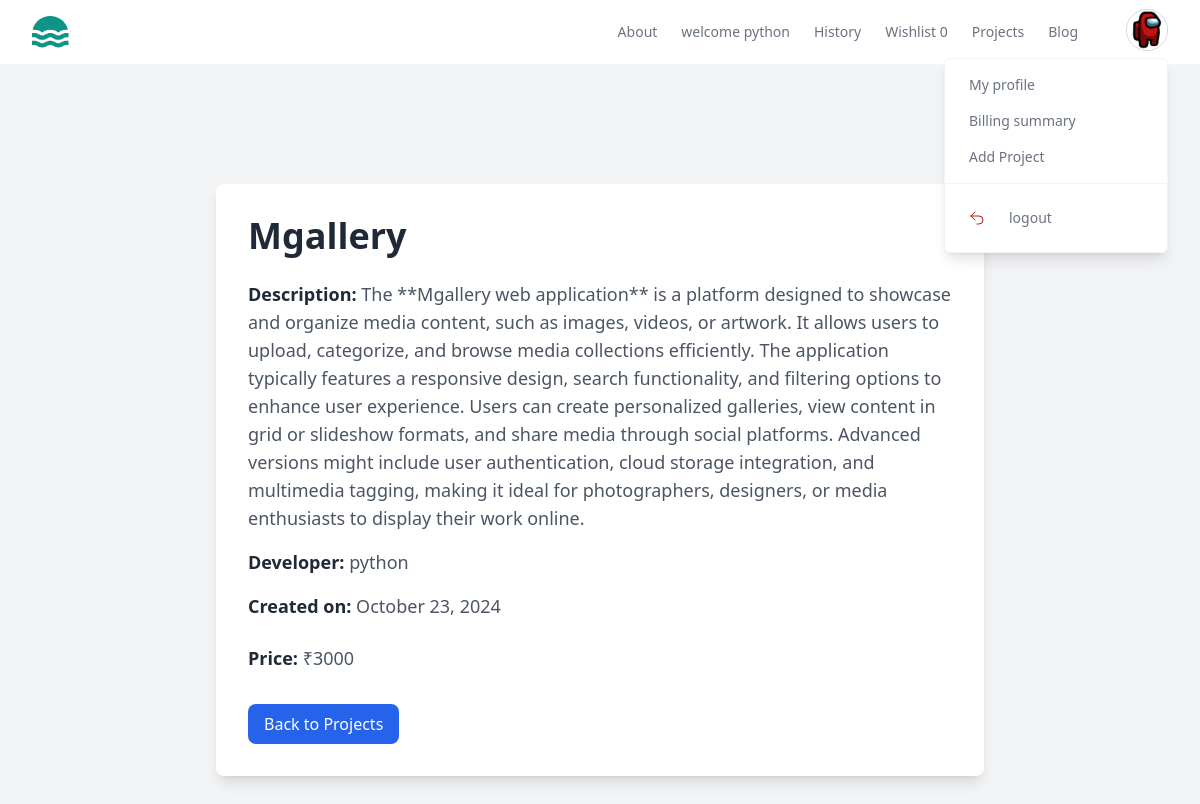
The page /project/12/view (signed in) on the database its author committed.
### store/models.py (models this page shows, shortened)
class BaseModel(models.Model):
    created_date=models.DateTimeField(auto_now_add=True)
    updated_date=models.DateTimeField(auto_now=True)
    is_active=models.BooleanField(default=True)

class UserProfile(BaseModel):
    bio=models.CharField(max_length=200,null=True)
    profile_picture=models.ImageField(upload_to="profilepictures",null=True,blank=True,default="profilepictures/default.png")
    phone=models.CharField(max_length=200)
    owner=models.OneToOneField(User,on_delete=models.CASCADE,related_name="profile")

class Project(BaseModel):
    title=models.CharField(max_length=200)
    description=models.TextField()
    preview_image=models.ImageField(upload_to="previewimages",null=True,blank=True)
    price=models.PositiveIntegerField()
    developer=models.ForeignKey(User,on_delete=models.CASCADE)
    files=models.FileField(upload_to="projects",null=True,blank=True)
    tag_objects=models.ManyToManyField(Tag,null=True)
    thumbnail=EmbedVideoField()

class BaseModel(models.Model):
    created_date=models.DateTimeField(auto_now_add=True)
    updated_date=models.DateTimeField(auto_now=True)
    is_active=models.BooleanField(default=True)

### store/views.py (the view)
# urls.py: path('project/<int:pk>/view',views.ProjectViewMore.as_view(), name='project-view-more'),
class ProjectViewMore(View):
    template_name = "project_view_more.html"
    def get(self, request, *args, **kwargs):
        id = kwargs.get("pk")
        project_object = Project.objects.get(id=id)
        return render(request, self.template_name, {"p": project_object})

### store/context_processor.py (called while the page is built)
def wishlist_item_count(request):
    count=0
    if request.user.is_authenticated:
        count=request.user.basket.basket_item.filter(is_order_placed=False).count()
    return {"cartitem_count":count}

### store/templates/project_view_more.html (shortened to what this page needs)
{% extends 'base.html' %}
{% load embed_video_tags %}
{% block main_block %}
<div class="bg-gray-100 min-h-screen pt-20">
    <div class="max-w-3xl mx-auto bg-white shadow-lg rounded-lg overflow-hidden p-8 mt-10">
        <h1 class="text-4xl font-bold text-gray-800 mb-6">{{ p.title }}</h1>
        <div class="mb-4">
            <p class="text-lg text-gray-600">
                <strong class="font-semibold text-gray-800">Description:</strong> {{ p.description }}
            </p>
        </div>
        <div class="mb-4">
            <p class="text-lg text-gray-600">
                <strong class="font-semibold text-gray-800">Developer:</strong> {{ p.developer.username }}
            </p>
        </div>
        <div class="mb-6">
            <p class="text-lg text-gray-600">
                <strong class="font-semibold text-gray-800">Created on:</strong> {{ p.created_date|date:"F d, Y" }}
            </p>
        </div>
        <div class="mb-6">
            <p class="text-lg text-gray-600">
                <strong class="font-semibold text-gray-800">Price:</strong> ₹{{ p.price }}
            </p>
        </div>
        <div class="flex justify-between mt-8">
            <a href="{% url 'index' %}"
               class="text-white bg-blue-600 hover:bg-blue-500 font-medium py-2 px-4 rounded-lg">
                Back to Projects
            </a>
        </div>
    </div>
</div>
{% endblock %}

### store/templates/base.html (shortened to what this page needs)
<!DOCTYPE html>
<html lang="en">
<head>
    <script src="https://cdn.tailwindcss.com"></script>
</head>
<body>
    <header class="bg-white">
        <div class="mx-auto max-w-screen-xl px-4 sm:px-6 lg:px-8">
          <div class="flex h-16 items-center justify-between">
            <div class="flex-1 md:flex md:items-center md:gap-12">
              <a class="block text-teal-600" href="#">
              </a>
            </div>
            <div class="md:flex md:items-center md:gap-12">
              <nav aria-label="Global" class="hidden md:block">
                <ul class="flex items-center gap-6 text-sm">
                  <li>
                    <a class="text-gray-500 transition hover:text-gray-500/75" href="#"> About </a>
                  </li>
                  <li>
                    <a class="text-gray-500 transition hover:text-gray-500/75" href="#"> welcome {{request.user}} </a>
                  </li>
                  <li>
                    <a class="text-gray-500 transition hover:text-gray-500/75" href="#"> History </a>
                  </li>
                  <li>
                    <a class="text-gray-500 transition hover:text-gray-500/75" href="{%url 'my-wishlist' %}"> Wishlist {{cartitem_count}}</a>
                  </li>
                  <li>
                    <a class="text-gray-500 transition hover:text-gray-500/75" href="{%url 'my-work'%}"> Projects </a>
                  </li>
                  <li>
                    <a class="text-gray-500 transition hover:text-gray-500/75" href="#"> Blog </a>
                  </li>
                </ul>
              </nav>
              <div class="hidden md:relative md:block">
                <button
                  type="button"
                  class="overflow-hidden rounded-full border border-gray-300 shadow-inner"
                >
                  <img
                    src="{{request.user.profile.profile_picture.url}}"
                    alt=""
                    class="size-10 object-cover"
                  />
                </button>
                <div
                  class="absolute end-0 z-10 mt-0.5 w-56 divide-y divide-gray-100 rounded-md border border-gray-100 bg-white shadow-lg"
                  role="menu"
                >
                  <div class="p-2">
                    <a
                      href="{%url 'profile-edit'%}"
                      class="block rounded-lg px-4 py-2 text-sm text-gray-500 hover:bg-gray-50 hover:text-gray-700"
                      role="menuitem"
                    >
                      My profile
                    </a>
                    <a
                      href="#"
                      class="block rounded-lg px-4 py-2 text-sm text-gray-500 hover:bg-gray-50 hover:text-gray-700"
                      role="menuitem"
                    >
                      Billing summary
                    </a>
                    <a
                      href="{%url 'project-add'%}"
                      class="block rounded-lg px-4 py-2 text-sm text-gray-500 hover:bg-gray-50 hover:text-gray-700"
                      role="menuitem"
                    >
                      Add Project
                    </a>
                  </div>
                  <div class="p-2">
                    <form method="POST" action="#">
                      <button
                        type="submit"
                        class="flex w-full items-center gap-2 rounded-lg px-4 py-2 text-sm text-red-700 hover:bg-red-50"
                        role="menuitem"
                      >
                        <svg
                          xmlns="http://www.w3.org/2000/svg"
                          fill="none"
                          viewBox="0 0 24 24"
                          stroke-width="1.5"
                          stroke="currentColor"
                          class="size-4"
                        >
                          <path
                            stroke-linecap="round"
                            stroke-linejoin="round"
                            d="M9 15 3 9m0 0 6-6M3 9h12a6 6 0 0 1 0 12h-3"
                          />
                        </svg>
                        <a
                      href="{%url 'signout'%}"
                      class="block rounded-lg px-4 py-2 text-sm text-gray-500 hover:bg-gray-50 hover:text-gray-700"
                      role="menuitem"
                    >
                      logout
                    </a>
                      </button>
                    </form>
                  </div>
                </div>
              </div>
            </div>
          </div>
        </div>
      </header>
    {%block main_block%}
    {%endblock%}
</body>
</html>

### rows shown on the page
Project: title "Mgallery", description "The **Mgallery web application** is a platform designed to showcase and organize media content, such as images, videos, or artwork. It allows users to upload, categorize, and browse media collections efficiently. The application typically features a responsive design, search functionality, and filtering options to enhance user experience. Users can create personalized galleries, view content in grid or slideshow formats, and share media through social platforms. Advanced versions might include user authentication, cloud storage integration, and multimedia tagging, making it ideal for photographers, designers, or media enthusiasts to display their work online.", developer.username "python", price "3000"
BaseModel: created_date "October 23, 2024"

### other values the page prints
{{ request.user }} "python"
{{ cartitem_count }} "0"
